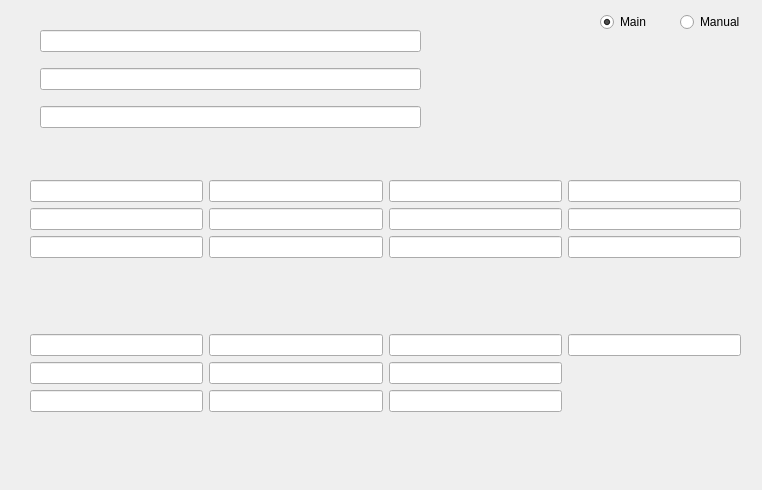
      <widget class="QWidget" name="tabRef">
       <attribute name="title">
        <string>Referee</string>
       </attribute>
       <widget class="QWidget" name="layoutWidget">
        <property name="geometry">
         <rect>
          <x>30</x>
          <y>180</y>
          <width>711</width>
          <height>301</height>
         </rect>
        </property>
        <layout class="QVBoxLayout" name="verticalLayout_11">
         <item>
          <layout class="QHBoxLayout" name="horizontalLayout_13">
           <item>
            <layout class="QVBoxLayout" name="verticalLayout">
             <item>
              <widget class="QLineEdit" name="txtcmgs_1"/>
             </item>
             <item>
              <widget class="QLineEdit" name="txtcmgs_2"/>
             </item>
             <item>
              <widget class="QLineEdit" name="txtcmgs_3"/>
             </item>
             <item>
              <spacer name="verticalSpacer">
               <property name="orientation">
                <enum>Qt::Vertical</enum>
               </property>
               <property name="sizeHint" stdset="0">
                <size>
                 <width>20</width>
                 <height>40</height>
                </size>
               </property>
              </spacer>
             </item>
            </layout>
           </item>
           <item>
            <layout class="QVBoxLayout" name="verticalLayout_2">
             <item>
              <widget class="QLineEdit" name="txtcmgs_4"/>
             </item>
             <item>
              <widget class="QLineEdit" name="txtcmgs_5"/>
             </item>
             <item>
              <widget class="QLineEdit" name="txtcmgs_6"/>
             </item>
             <item>
              <spacer name="verticalSpacer_2">
               <property name="orientation">
                <enum>Qt::Vertical</enum>
               </property>
               <property name="sizeHint" stdset="0">
                <size>
                 <width>20</width>
                 <height>40</height>
                </size>
               </property>
              </spacer>
             </item>
            </layout>
           </item>
           <item>
            <layout class="QVBoxLayout" name="verticalLayout_3">
             <item>
              <widget class="QLineEdit" name="txtcmgs_7"/>
             </item>
             <item>
              <widget class="QLineEdit" name="txtcmgs_8"/>
             </item>
             <item>
              <widget class="QLineEdit" name="txtcmgs_9"/>
             </item>
             <item>
              <spacer name="verticalSpacer_3">
               <property name="orientation">
                <enum>Qt::Vertical</enum>
               </property>
               <property name="sizeHint" stdset="0">
                <size>
                 <width>20</width>
                 <height>40</height>
                </size>
               </property>
              </spacer>
             </item>
            </layout>
           </item>
           <item>
            <layout class="QVBoxLayout" name="verticalLayout_4">
             <item>
              <widget class="QLineEdit" name="txtcmgs_10"/>
             </item>
             <item>
              <widget class="QLineEdit" name="txtcmgs_11"/>
             </item>
             <item>
              <widget class="QLineEdit" name="txtcmgs_12"/>
             </item>
             <item>
              <spacer name="verticalSpacer_4">
               <property name="orientation">
                <enum>Qt::Vertical</enum>
               </property>
               <property name="sizeHint" stdset="0">
                <size>
                 <width>20</width>
                 <height>40</height>
                </size>
               </property>
              </spacer>
             </item>
            </layout>
           </item>
          </layout>
         </item>
         <item>
          <layout class="QHBoxLayout" name="horizontalLayout_14">
           <item>
            <layout class="QVBoxLayout" name="verticalLayout_5">
             <item>
              <widget class="QLineEdit" name="txtcmgs_13"/>
             </item>
             <item>
              <widget class="QLineEdit" name="txtcmgs_14"/>
             </item>
             <item>
              <widget class="QLineEdit" name="txtcmgs_15"/>
             </item>
             <item>
              <spacer name="verticalSpacer_5">
               <property name="orientation">
                <enum>Qt::Vertical</enum>
               </property>
               <property name="sizeHint" stdset="0">
                <size>
                 <width>20</width>
                 <height>40</height>
                </size>
               </property>
              </spacer>
             </item>
            </layout>
           </item>
           <item>
            <layout class="QVBoxLayout" name="verticalLayout_6">
             <item>
              <widget class="QLineEdit" name="txtcmgs_16"/>
             </item>
             <item>
              <widget class="QLineEdit" name="txtcmgs_17"/>
             </item>
             <item>
              <widget class="QLineEdit" name="txtcmgs_18"/>
             </item>
             <item>
              <spacer name="verticalSpacer_6">
               <property name="orientation">
                <enum>Qt::Vertical</enum>
               </property>
               <property name="sizeHint" stdset="0">
                <size>
                 <width>20</width>
                 <height>40</height>
                </size>
               </property>
              </spacer>
             </item>
            </layout>
           </item>
           <item>
            <layout class="QVBoxLayout" name="verticalLayout_7">
             <item>
              <widget class="QLineEdit" name="txtcmgs_19"/>
             </item>
             <item>
              <widget class="QLineEdit" name="txtcmgs_20"/>
             </item>
             <item>
              <widget class="QLineEdit" name="txtcmgs_21"/>
             </item>
             <item>
              <spacer name="verticalSpacer_7">
               <property name="orientation">
                <enum>Qt::Vertical</enum>
               </property>
               <property name="sizeHint" stdset="0">
                <size>
                 <width>20</width>
                 <height>40</height>
                </size>
               </property>
              </spacer>
             </item>
            </layout>
           </item>
           <item>
            <layout class="QVBoxLayout" name="verticalLayout_10">
             <item>
              <widget class="QLineEdit" name="txtcmgs_22"/>
             </item>
             <item>
              <spacer name="verticalSpacer_8">
               <property name="orientation">
                <enum>Qt::Vertical</enum>
               </property>
               <property name="sizeHint" stdset="0">
                <size>
                 <width>20</width>
                 <height>40</height>
                </size>
               </property>
              </spacer>
             </item>
            </layout>
           </item>
          </layout>
         </item>
        </layout>
       </widget>
       <widget class="QWidget" name="layoutWidget">
        <property name="geometry">
         <rect>
          <x>600</x>
          <y>10</y>
          <width>153</width>
          <height>24</height>
         </rect>
        </property>
        <layout class="QHBoxLayout" name="horizontalLayout_15">
         <item>
          <widget class="QRadioButton" name="rdoRefMain">
           <property name="text">
            <string>Main</string>
           </property>
           <property name="checked">
            <bool>true</bool>
           </property>
          </widget>
         </item>
         <item>
          <widget class="QRadioButton" name="rdoRefManual">
           <property name="text">
            <string>Manual</string>
           </property>
          </widget>
         </item>
        </layout>
       </widget>
       <widget class="QWidget" name="layoutWidget">
        <property name="geometry">
         <rect>
          <x>40</x>
          <y>20</y>
          <width>381</width>
          <height>121</height>
         </rect>
        </property>
        <layout class="QVBoxLayout" name="verticalLayout_13">
         <item>
          <widget class="QLineEdit" name="txtrefgs"/>
         </item>
         <item>
          <widget class="QLineEdit" name="txtrefgs_2"/>
         </item>
         <item>
          <widget class="QLineEdit" name="txtPlay_2"/>
         </item>
        </layout>
       </widget>
      </widget>
